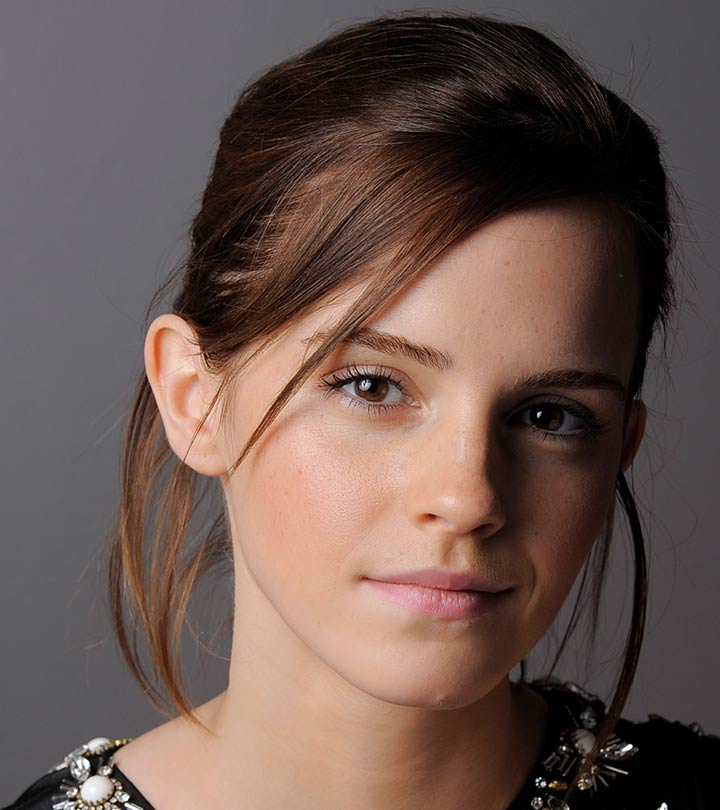
#> input picture data/emma.jpg, 720 x 810 px, found by its file name
$ python question_12.py
#> lines starting #> are read from the running program, lines starting #| are printed output that depends on the picture
import cv2
import numpy as np
import matplotlib.pyplot as plt

img = cv2.imread('D:\MScAI_UOM\S3\CV\Assignment 01\data\emma.jpg', 0)
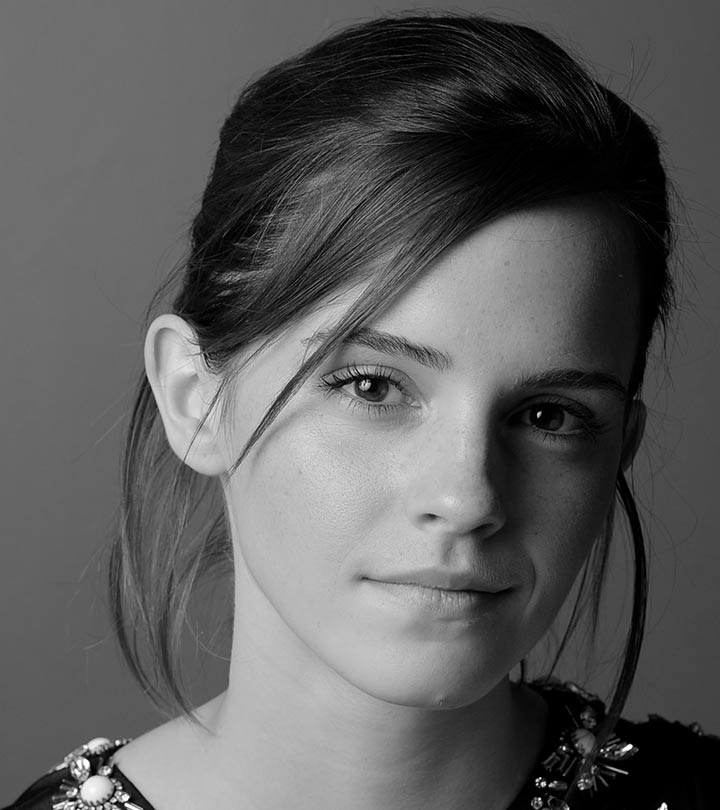
#> img: shape (810, 720); min 0, max 255, mean 92.3
img = img / 255.0

# Step 1: Log transform
log_img = np.log1p(img)
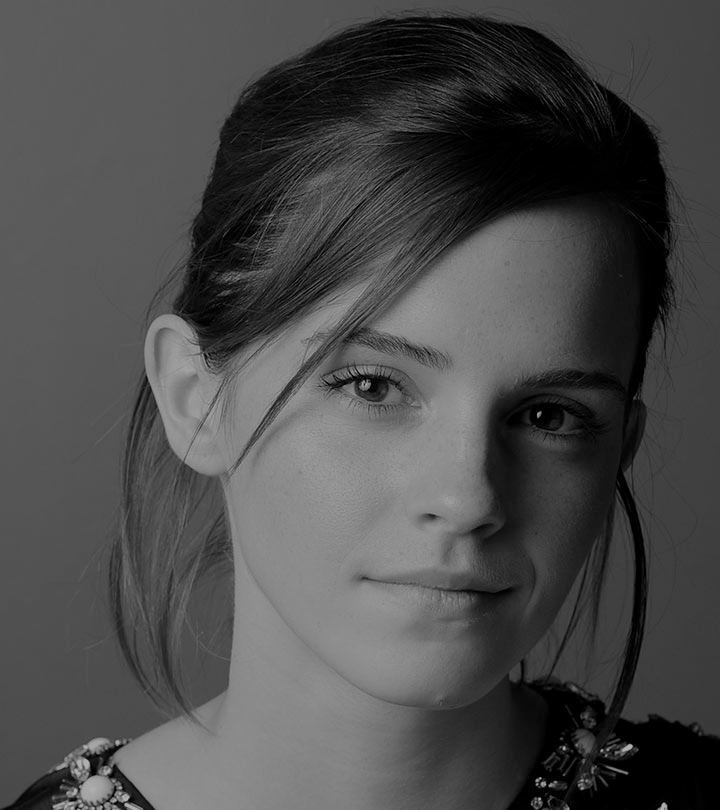
#> log_img: shape (810, 720) float64; min 0, max 0.693, mean 0.296

# Step 2: FFT
fft = np.fft.fft2(log_img)
fft_shift = np.fft.fftshift(fft)

# Step 3: Create High-pass filter
rows, cols = img.shape
#> rows = 810; cols = 720
crow, ccol = rows//2, cols//2
#> crow = 405; ccol = 360

H = np.ones((rows, cols))
for i in range(rows):
    for j in range(cols):
        d = np.sqrt((i-crow)**2 + (j-ccol)**2)
        H[i,j] = 1 - np.exp(-(d**2)/(2*(30**2)))  # cutoff freq = 30
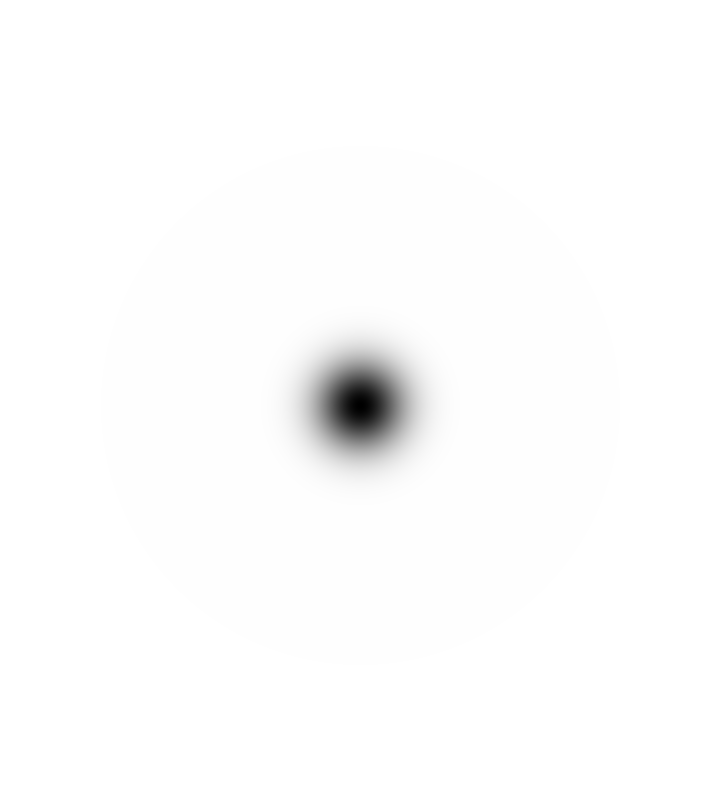
#> H: shape (810, 720) float64; min 0, max 1, mean 0.99

# Step 4: Apply filter
filtered = fft_shift * H

# Step 5: Inverse FFT
ifft_shift = np.fft.ifftshift(filtered)
img_back = np.fft.ifft2(ifft_shift)
img_back = np.real(img_back)
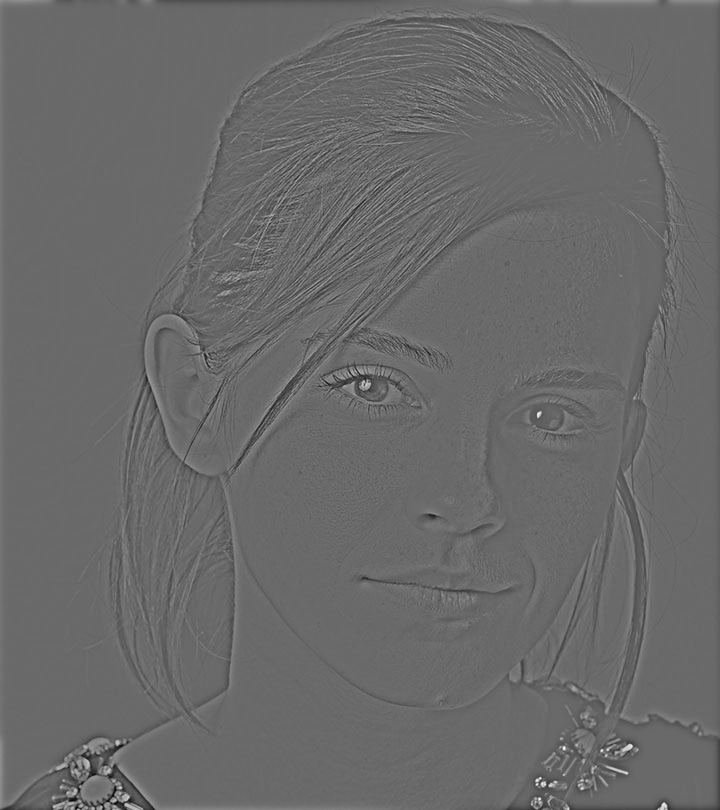
#> img_back: shape (810, 720) float64; min -0.392, max 0.552, mean 9.75e-20; drawn with min black and max white

# Step 6: Exponential
exp_img = np.expm1(img_back)
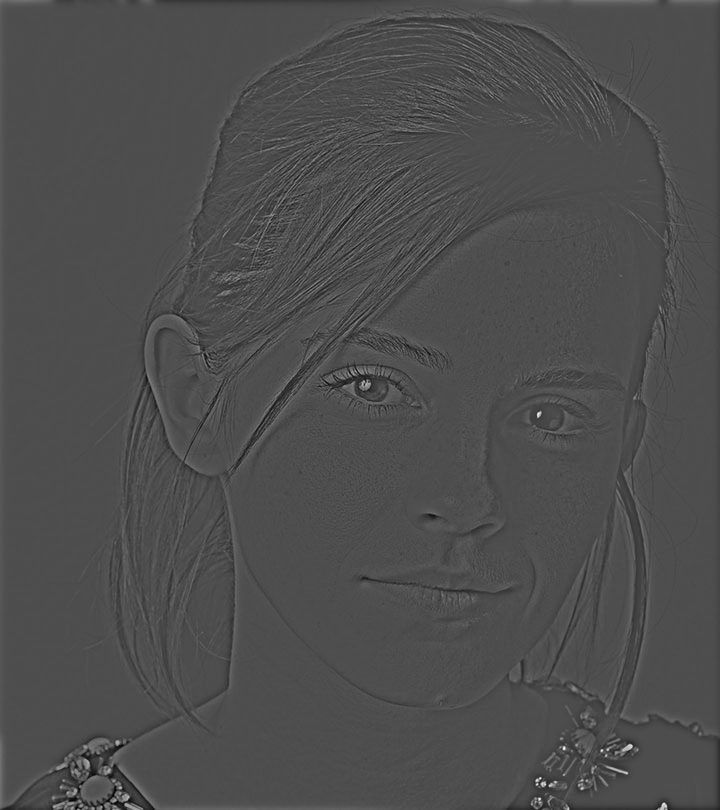
#> exp_img: shape (810, 720) float64; min -0.324, max 0.736, mean 0.000547; drawn with min black and max white

# Normalize
exp_img = cv2.normalize(exp_img, None, 0, 255, cv2.NORM_MINMAX)
result = exp_img.astype(np.uint8)

plt.figure(figsize=(12,8))

# Original Image
plt.subplot(2,3,1)
plt.title("Original Image")
plt.imshow(img, cmap='gray')
plt.axis('off')

# Log Image
plt.subplot(2,3,2)
plt.title("Log Transformed")
plt.imshow(log_img, cmap='gray')
plt.axis('off')

# FFT Magnitude
plt.subplot(2,3,3)
plt.title("FFT Spectrum")
plt.imshow(np.log(1 + np.abs(fft_shift)), cmap='gray')
plt.axis('off')

# Filter
plt.subplot(2,3,4)
plt.title("High-pass Filter")
plt.imshow(H, cmap='gray')
plt.axis('off')

# Filtered Spectrum
plt.subplot(2,3,5)
plt.title("Filtered Spectrum")
plt.imshow(np.log(1 + np.abs(filtered)), cmap='gray')
plt.axis('off')

# Final Result
plt.subplot(2,3,6)
plt.title("Final Result")
plt.imshow(result, cmap='gray')
plt.axis('off')

plt.tight_layout()
plt.show()
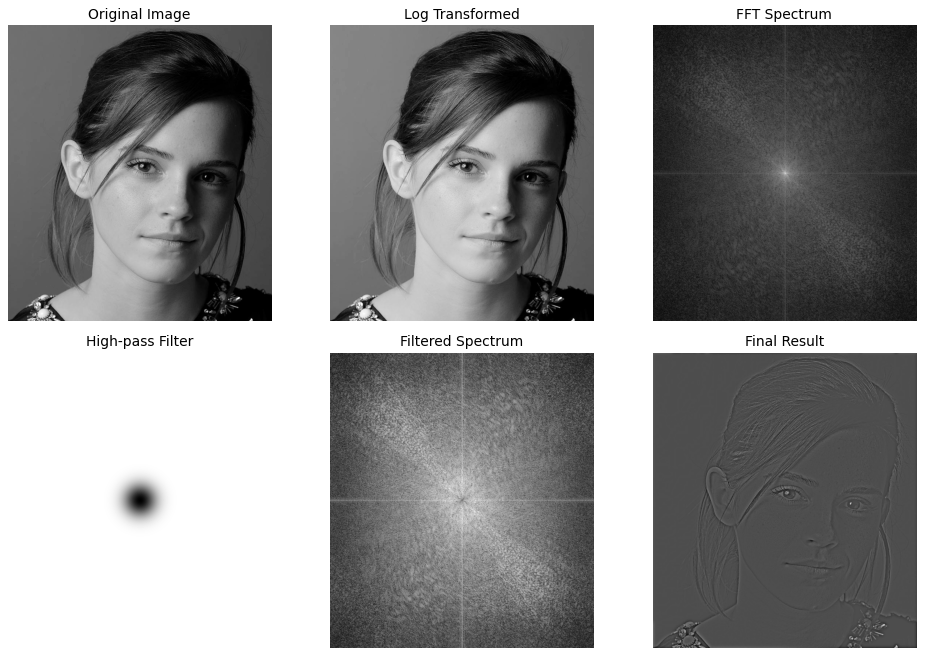
#> figure drawn by matplotlib, 6 panels

$ run again, with data/daisy.jpg copied over data/emma.jpg
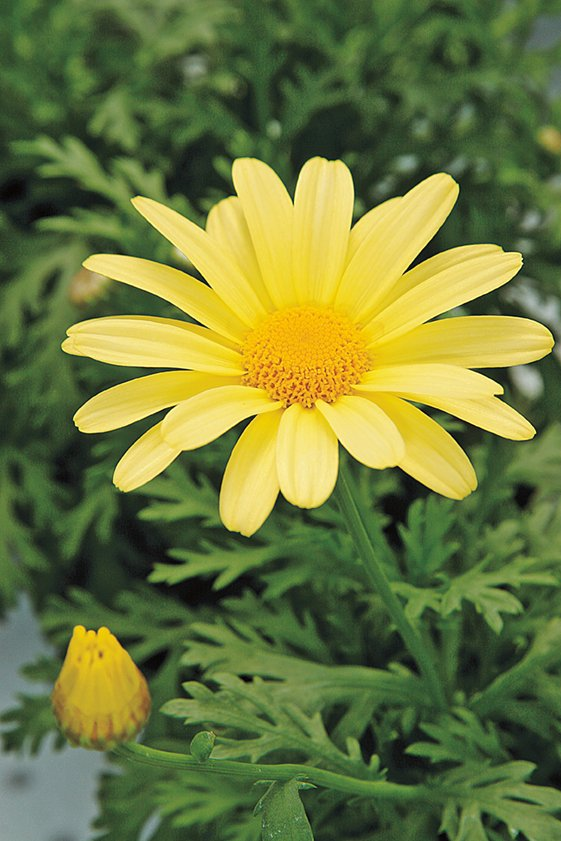
#> input picture data/daisy.jpg, 561 x 841 px, found by its file name
#> after the loop `for i in range(rows):`:
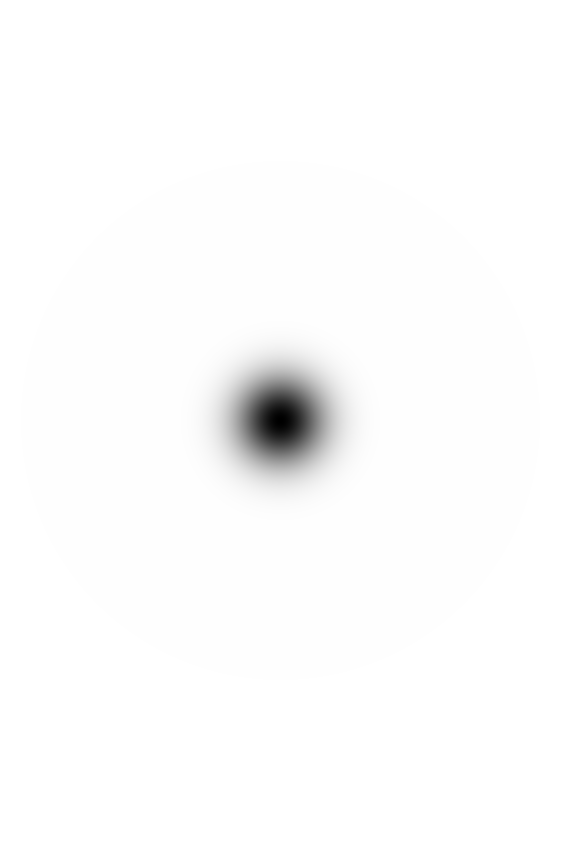
#> H: shape (841, 561) float64; min 0, max 1, mean 0.988
#> `exp_img = np.expm1(img_back)`:
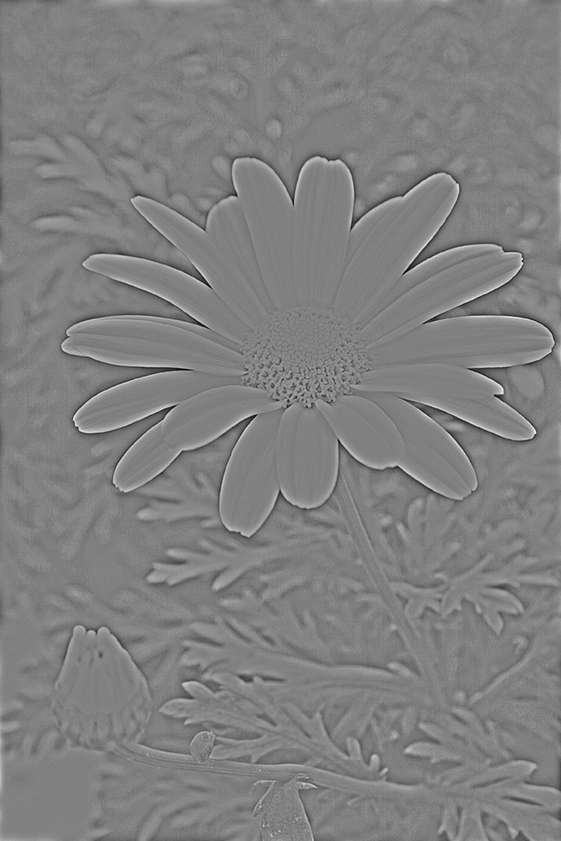
#> exp_img: shape (841, 561) float64; min -0.4, max 0.394, mean 0.000781; drawn with min black and max white

$ run again, with data/highlights_and_shadows.jpg copied over data/emma.jpg
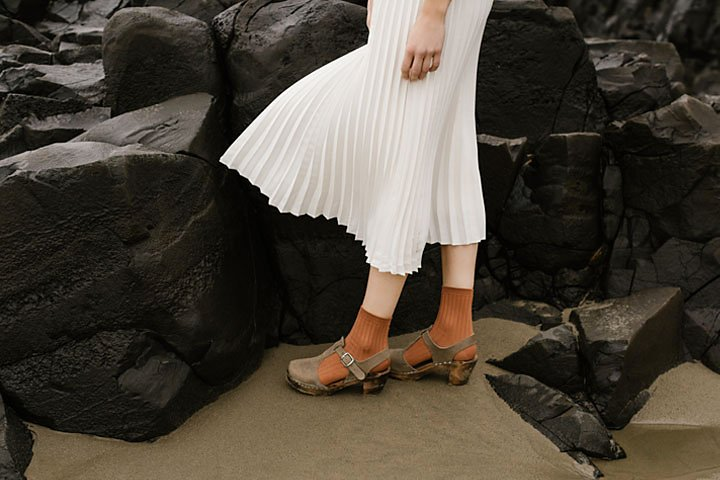
#> input picture data/highlights_and_shadows.jpg, 720 x 480 px, found by its file name
#> after the loop `for i in range(rows):`:
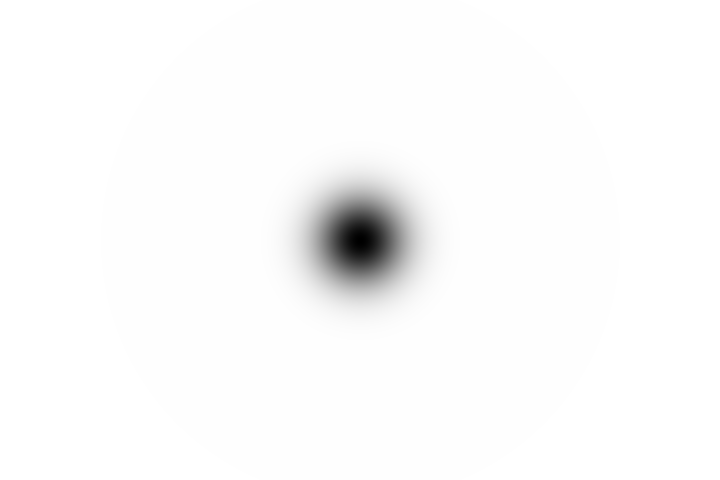
#> H: shape (480, 720) float64; min 0, max 1, mean 0.984
#> `exp_img = np.expm1(img_back)`:
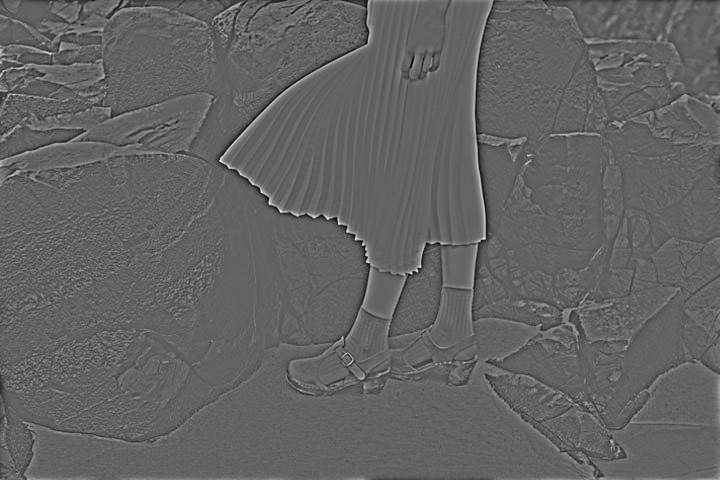
#> exp_img: shape (480, 720) float64; min -0.324, max 0.506, mean 0.000844; drawn with min black and max white

$ run again, with data/jeniffer.jpg copied over data/emma.jpg
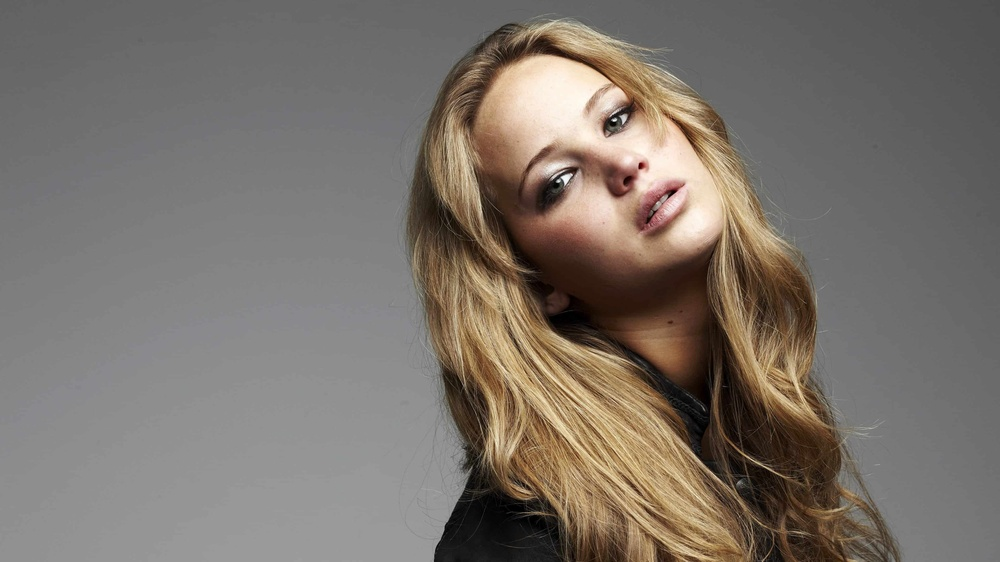
#> input picture data/jeniffer.jpg, 1000 x 562 px, shrunk from 3840 x 2160 before the run, found by its file name
#> after the loop `for i in range(rows):`:
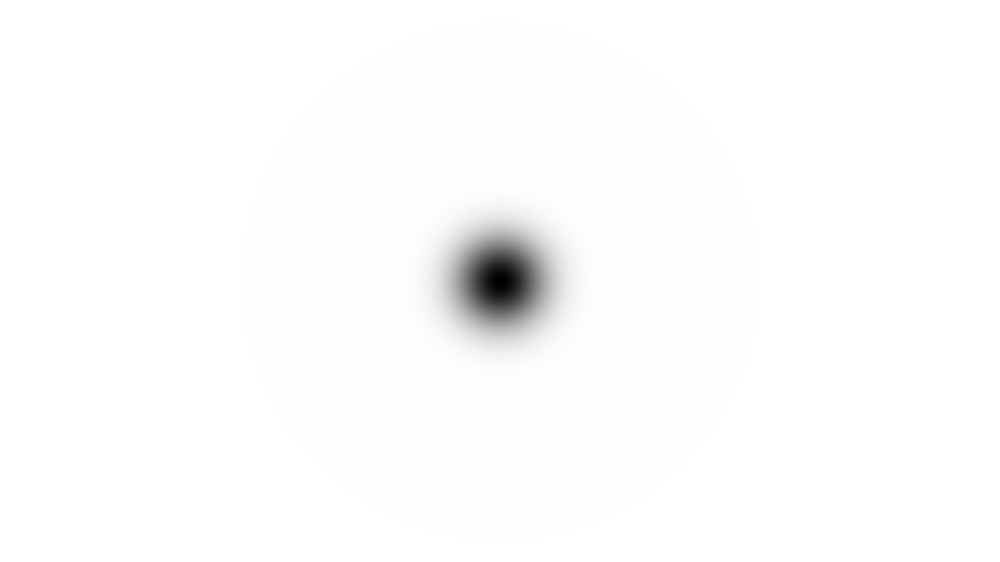
#> H: shape (562, 1000) float64; min 0, max 1, mean 0.99
#> `exp_img = np.expm1(img_back)`:
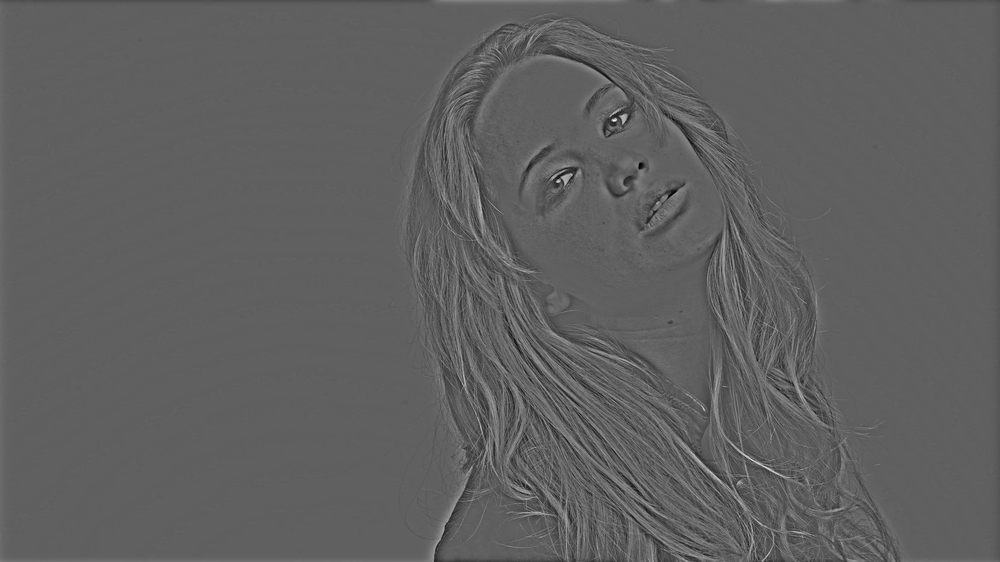
#> exp_img: shape (562, 1000) float64; min -0.318, max 0.526, mean 0.000526; drawn with min black and max white
